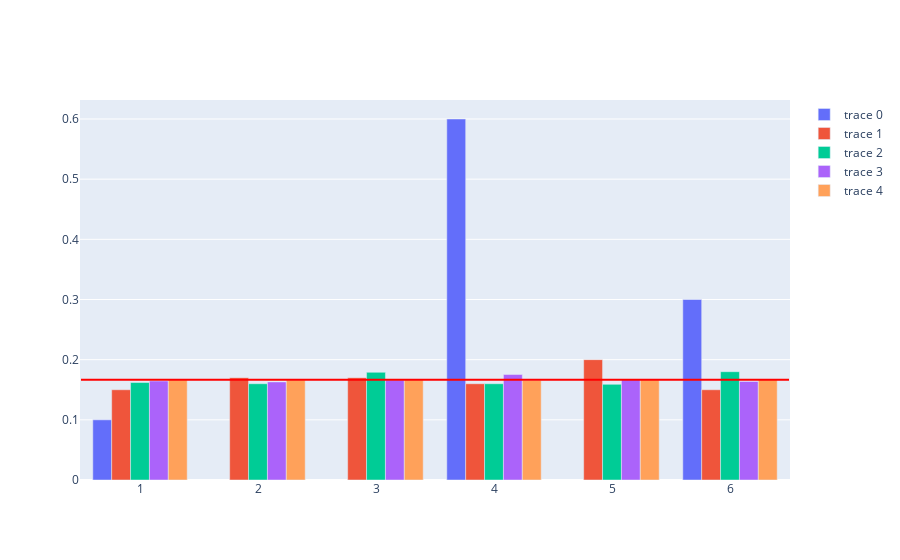

Here is the notebook cell this chart was saved with:
### Markdown cell above
## How much to Sample

It's hard to estimate the probability of real world events experimentally. Like what is the probability of rolling a dice and getting a 2. Well, it's 1/6, easy to see theoretically. Often it won't be, in which case we need to see from experiments what the answer is.

We have the 1/6 theoretical result as a Red line. The probability of getting each number from 1 to 6 is shown, but the different colors represent the different number of experiments it was sampled from. Blue was estimated using 10 experiments, Red using 100, Green with a 1000, Purple with 10000, and Orange with 100000. You can see that as we get more samples, the correctness and the reliability of that correctness increases.

You can also see, that if we took 100 samples, and we have a value far away from 1/6, taking more samples will take us back to 1/6 in time. This phenomenon is called **Regression to the Mean** and you can hear more about it in the following Veritasium videos.

### Code cell
results = {shots: throw_dice(shots) for shots in [10, 100, 1000, 10000, 1000000]}
fig = pg.Figure([pg.Bar(x=result.value_counts().keys(),
                        y=result.value_counts().values / shots,)
                    for shots, result in results.items()])
fig.add_shape(type='line', x0=0.5, y0=1/6, x1=6.5, y1=1/6, line=dict(color='Red',))
fig.show()

### Figure 1 — Plotly figure (JSON) as saved in the notebook; plotly's stock layout.template omitted (floating-point values rounded to 4 significant figures)
{"data": [{"type": "bar", "x": [4, 6, 1], "y": [0.6, 0.3, 0.1]}, {"type": "bar", "x": [5, 3, 2, 4, 6, 1], "y": [0.2, 0.17, 0.17, 0.16, 0.15, 0.15]}, {"type": "bar", "x": [6, 3, 1, 4, 2, 5], "y": [0.18, 0.179, 0.162, 0.16, 0.16, 0.159]}, {"type": "bar", "x": [4, 5, 3, 1, 6, 2], "y": [0.1753, 0.1673, 0.166, 0.1646, 0.1638, 0.163]}, {"type": "bar", "x": [6, 5, 1, 3, 2, 4], "y": [0.1672, 0.1671, 0.1668, 0.1666, 0.1663, 0.166]}], "layout": {"shapes": [{"line": {"color": "Red"}, "type": "line", "x0": 0.5, "x1": 6.5, "y0": 0.1667, "y1": 0.1667}]}}
